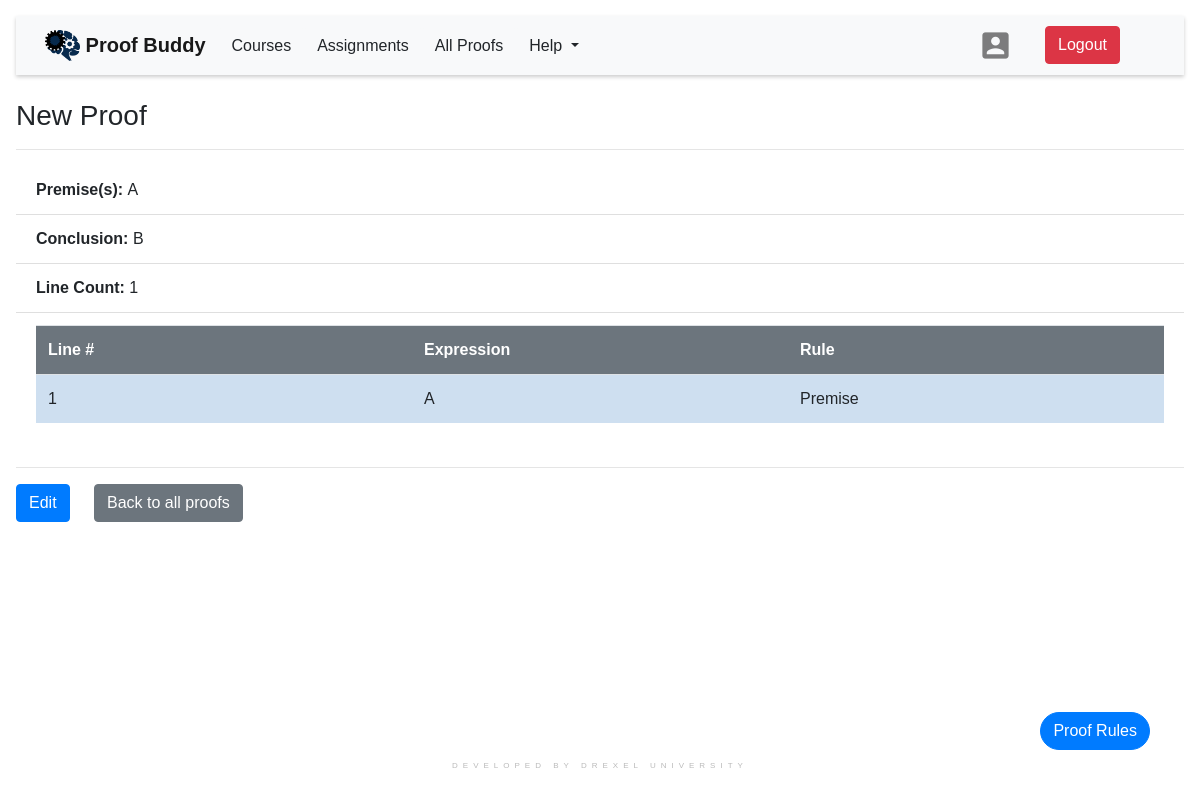
The app's page /proofs/5/ (signed in), older data.
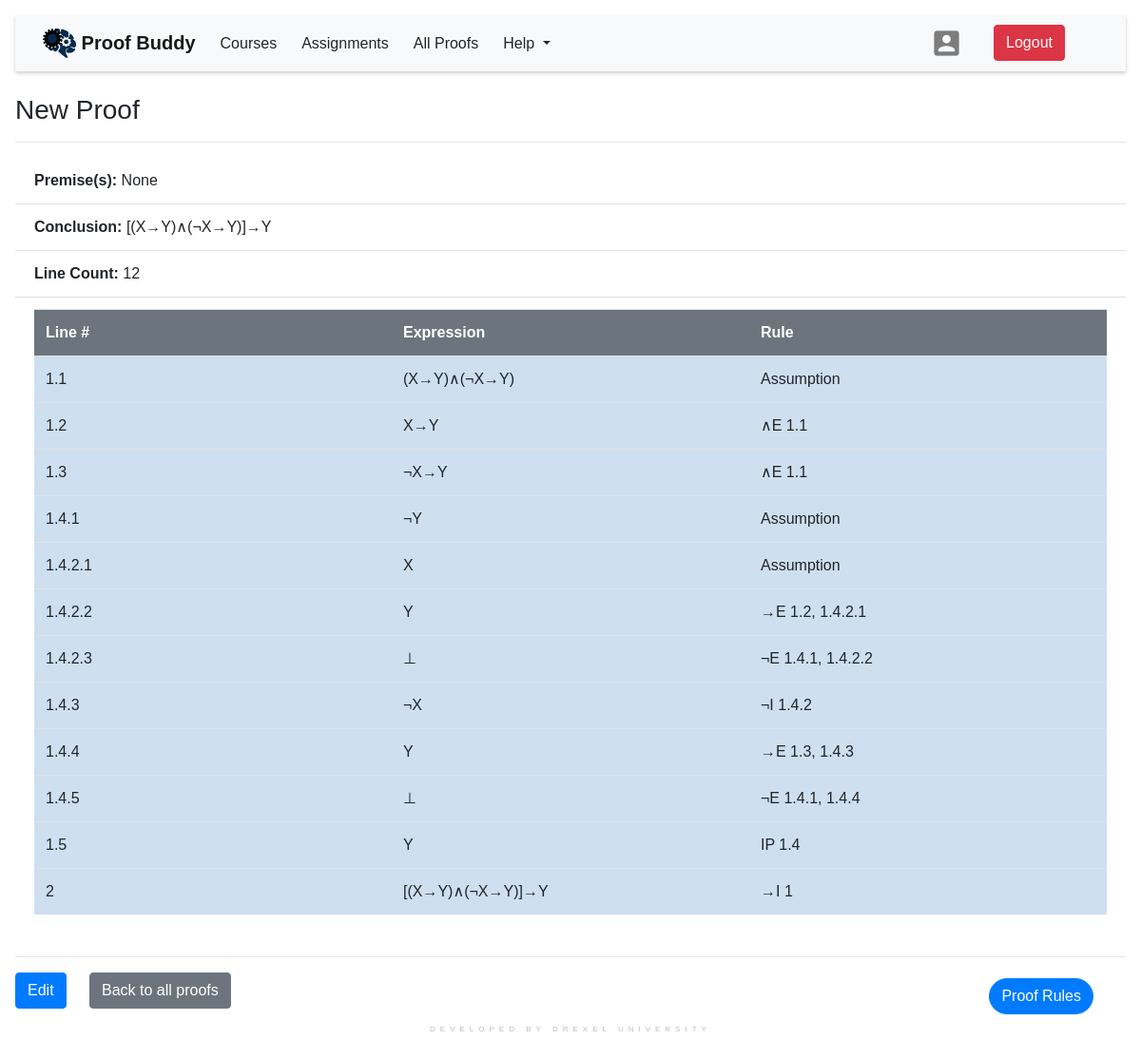
The same page, newer data.
### proofchecker/models.py (models this page shows, shortened)
class Proof(models.Model):
    name = models.CharField(max_length=255, blank=True,
                            null=True, default="New Proof")
    rules = models.CharField(
        max_length=255, choices=RULES_CHOICES, default='tfl_basic')
    premises = models.CharField(max_length=255, blank=True, null=True)
    conclusion = models.CharField(max_length=255)
    created_by = models.ForeignKey(User, on_delete=models.CASCADE)
    class Meta:
        ordering = ['-id']

class ProofLine(models.Model):
    proof = models.ForeignKey(Proof, on_delete=models.CASCADE)
    line_no = models.CharField(max_length=100, validators=[validate_line_no])
    formula = models.CharField(max_length=255, null=True, blank=True)
    rule = models.CharField(max_length=255, null=True, blank=True)
    ORDER = models.IntegerField(null=True)

### proofchecker/views.py (the view)
# urls.py: path('proofs/<int:pk>/', views.ProofDetailView.as_view(), name='proof_detail'),
class ProofDetailView(UserPassesTestMixin, DetailView):
    model = Proof
    def test_func(self):
        obj = self.get_object()
        if obj.created_by == self.request.user or self.request.user.is_instructor:
            return True
        else:
            return False

### proofchecker/templates/proofchecker/proof_detail.html (shortened to what this page needs)
{% extends 'proofchecker/base.html' %}
{% load static %}
{% block content %}
    <div class="content">
        <br>
        <h3>{{ object.name }}</h3>
        <hr>
        <ul class="list-group list-group-flush">
            <li class="list-group-item"><b>Premise(s):&nbsp;</b>{{ object.premises }}</li>
            <li class="list-group-item"><b>Conclusion:&nbsp;</b>{{ object.conclusion }}</li>
            <li class="list-group-item"><b>Line Count:&nbsp;</b>{{ object.proofline_set.count }}</li>
            {% if object.proofline_set.count != 0 %}
                <li class="list-group-item">
                    <table class="table table-hover table-responsive-xl">
                        <thead id="column-titles" style="background-color: #6c757d; color:#FFFFFF">
                            <tr class="font-weight-bold">
                                <td scope="col">Line #</td>
                                <td scope="col">Expression</td>
                                <td scope="col">Rule</td>
                            </tr>
                        </thead>
                        <tbody>
                        {% for line in object.proofline_set.all %}
                            <tr>
                                <td>{{ line.line_no }}</td>
                                <td>{{ line.formula }}</td>
                                <td>{{ line.rule }}</td>
                            </tr>
                        {% endfor %}
                        </tbody>
                    </table>
                </li>
            {% endif %}
        </ul>
        {% if object.proofline_set.count != 0 %}
            <hr>
        {% endif %}
        <a href="{% url 'update_proof' object.id %}" class="card-link btn btn-primary">Edit</a>
        <a href="{% url 'all_proofs' %}" class="card-link btn btn-secondary ">Back to all proofs</a>
    </div>
{% endblock %}

### proofchecker/templates/proofchecker/base.html (shortened to what this page needs)
{% load static %}
<!DOCTYPE html>
<html lang="en">
    <head>
        <link rel="stylesheet" href="https://cdn.jsdelivr.net/npm/bootstrap@4.6.2/dist/css/bootstrap.min.css">
        <link rel="stylesheet" href="https://cdnjs.cloudflare.com/ajax/libs/malihu-custom-scrollbar-plugin/3.1.5/jquery.mCustomScrollbar.min.css">
        <link rel="stylesheet" href="{% static 'fa/css/all.min.css' %}">
        <link rel="stylesheet" type="text/css" href="{% static 'css/main.css' %}">
        <link rel="stylesheet" type="text/css" href="{% static 'css/right_menu_navigation.css' %}">
        <link rel="stylesheet" type="text/css" href="{% static 'css/style.css' %}">
    </head>
    <body>
        <div id="main">
            <nav class="navbar navbar-expand-lg navbar-light sticky-top bg-light">
                <a class="navbar-brand font-weight-bold btn btn-light mx-0 " href="{% url 'home' %}">
                    <img src="../../../media/logos/logo.png" width="35" height="auto" class="d-inline-block align-top" alt="">
                    Proof Buddy
                </a>
                <div class="collapse navbar-collapse" id="navbarSupportedContent">
                    <ul class="navbar-nav mr-auto">
                        {% if user.is_authenticated %}
                            {% if user.is_student %}
                                <li class="nav-item">
                                    <a href="{% url 'student_courses' %}" class=" btn btn-light">Courses</a>
                                </li>
                                <li class="nav-item">
                                    <a href="{% url 'all_assignments' %}" class="btn btn-light">Assignments</a>
                                </li>
                            {% endif %}
                            <li class="nav-item">
                                <a href="{% url 'all_proofs' %}" class="btn btn-light">All Proofs</a>
                            </li>
                        {% endif %}
                        <li class="nav-item dropdown">
                            <a class="dropdown-toggle btn btn-light" href="#" id="navbarDropdown" role="button" data-toggle="dropdown" aria-haspopup="true" aria-expanded="false">
                                Help
                            </a>
                        </li>
                    </ul>
                    <ul class="navbar-nav">
                        {% if user.is_authenticated %}
                            {% if user.is_student %}
                                <li class="nav-item pr-4">
                                    <a href="{% url 'student_profile' %}" class="nav-link">
                                    </a>
                                </li>
                            {% elif user.is_instructor %}
                                <li class="nav-item pr-4">
                                    <a href="{% url 'instructor_profile' %}" class="nav-link">
                                        <i class="material-icons" style=" font-size:35px;vertical-align: middle; line-height: 0;">account_box</i>
                                    </a>
                                </li>
                            {% endif %}
                            <li class="nav-item pr-5">
                                <a class="btn btn-primary my-2 my-sm-0 btn-danger" type="submit"
                                href="{% url 'logout' %}">Logout</a>
                            </li>
                        {% endif %}
                    </ul>
                </div>
            </nav>
            {% block content %}{% endblock %}
            <div class="buttons openbtn" onclick="openNav()">
                <button class="btn btn-primary rounded-pill " id="sidebarCollapse">
                    Proof Rules
                </button>
            </div>
        </div>
        <footer>DEVELOPED BY DREXEL UNIVERSITY</footer>
    </body>
</html>

### proofchecker/templates/proofchecker/right_navigation_menu.html (shortened to what this page needs)
{% load static %}

### proofchecker/static/proofchecker/css/main.css (style rules this page uses)
#main { transition: margin-right .5s; padding: 16px; }
nav { box-shadow: 0 2px 4px 0 rgba(0, 0, 0, .2); }
.buttons { position: fixed; bottom: 50px; right: 50px; }
html, body { height: 100%; margin: 0; font-family: sans-serif; }
body > footer { position: sticky; top: 100vh; text-align: center; height: 40px; letter-spacing: 5px; font-size: 8px; color: #bbbbbb; }

### proofchecker/static/proofchecker/css/right_menu_navigation.css (style rules this page uses)
table { table-layout: fixed; width:100%; background-color: #bdd4ebbe; margin-left: auto; margin-right: auto; }

Row changes from the older to the newer data that the page shows:
removed ProofLine: line_no "1", formula "A", rule "Premise"
changed Proof "New Proof": premises "A" → "None"; conclusion "B" → "[(X→Y)∧(¬X→Y)]→Y"; proofline_set.count "1" → "12"
added ProofLine: line_no "1.1", formula "(X→Y)∧(¬X→Y)", rule "Assumption"
added ProofLine: line_no "1.2", formula "X→Y", rule "∧E 1.1"
added ProofLine: line_no "1.3", formula "¬X→Y", rule "∧E 1.1"
added ProofLine: line_no "1.4.1", formula "¬Y", rule "Assumption"
added ProofLine: line_no "1.4.2.1", formula "X", rule "Assumption"
added ProofLine: line_no "1.4.2.2", formula "Y", rule "→E 1.2, 1.4.2.1"
added ProofLine: line_no "1.4.2.3", formula "⊥", rule "¬E 1.4.1, 1.4.2.2"
added ProofLine: line_no "1.4.3", formula "¬X", rule "¬I 1.4.2"
added ProofLine: line_no "1.4.4", formula "Y", rule "→E 1.3, 1.4.3"
added ProofLine: line_no "1.4.5", formula "⊥", rule "¬E 1.4.1, 1.4.4"
added ProofLine: line_no "1.5", formula "Y", rule "IP 1.4"
added ProofLine: line_no "2", formula "[(X→Y)∧(¬X→Y)]→Y", rule "→I 1"
